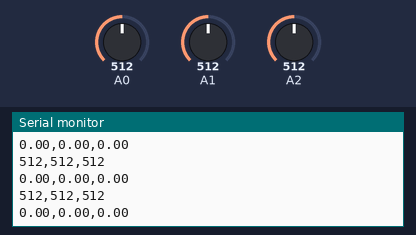
Bench run of a sketch on a simulated Arduino Leonardo, built with avr-gcc and run on an emulated ATmega32U4. Parts: the last lines printed to the serial monitor. The test bench sets the inputs (shaded band); at power-on: A0 = 512, A1 = 512, A2 = 512. USB keyboard and mouse output is not drawn.

Above: at 1.2 s.
1.3 s: A0 set to 716
At 1.8 s:
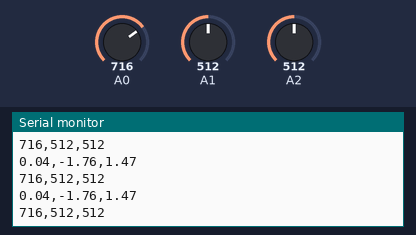
2.8 s: A1 set to 716
At 3.6 s:
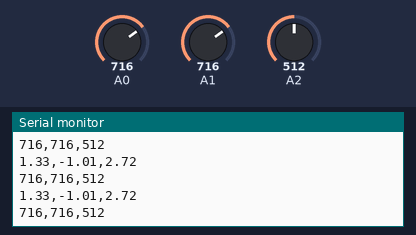
4.3 s: A2 set to 716
At 4.9 s:
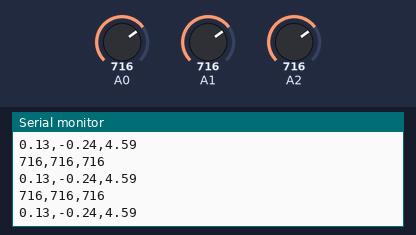
Timing chart, 0 to 5.1 s (numbered marks = the images above; inputs shaded):
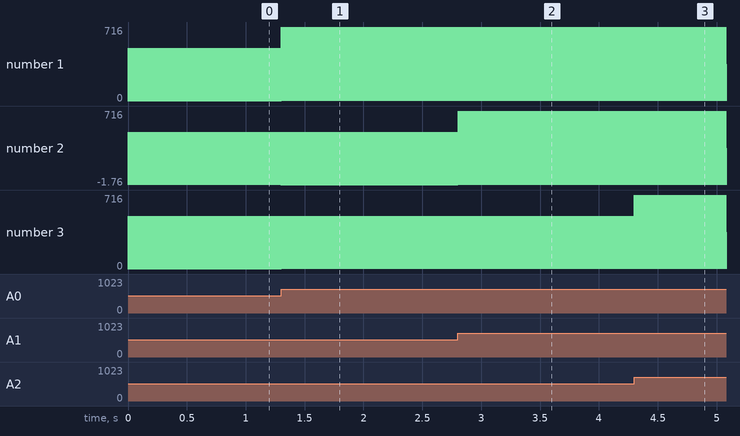

Measured:
- after the input at 1.3 s, the serial monitor: prints a new line at once (image 1)
- after the input at 2.8 s, the serial monitor: prints a new line at once (image 2)
- after the input at 4.3 s, the serial monitor: prints a new line at once (image 3)
- plotted number 1: 0 → 716 after the input at 1.3 s, 716 → 1.33 after the input at 2.8 s
- plotted number 2: 512 → -1.01 after the input at 2.8 s
- plotted number 3: 512 → 2.72 after the input at 2.8 s

The sketch:

Mouse_293.ino
```cpp
#include "Mouse.h"

int firstRead[3] = { 0, 0, 0 };
int sensorValue[3] = { 0, 0, 0 };
float sensorVolt[3] = { 0, 0, 0 };
float sensorMatrix[3][3] = { { 0.03954134, 1.2931306, -1.202932 }, { -1.7618718, 0.75279206, 0.7673338 }, { 1.4773297, 1.2495998, 1.878195 } };
float force[3] = { 0, 0, 0 };
int mousePressed = 0;

void setup() {
  // put your setup code here, to run once:
  Serial.begin(115200);
  Mouse.begin();
  firstRead[0] = analogRead(A0);
  firstRead[1] = analogRead(A1);
  firstRead[2] = analogRead(A2);
}

void loop() {
  // put your main code here, to run repeatedly:
  Serial.print(analogRead(A0));
  Serial.print(",");
  Serial.print(analogRead(A1));
  Serial.print(",");
  Serial.println(analogRead(A2));

  sensorValue[0] = analogRead(A0) - firstRead[0];
  sensorValue[1] = analogRead(A1) - firstRead[1];
  sensorValue[2] = analogRead(A2) - firstRead[2];

  sensorVolt[0] = sensorValue[0] * 5.0 / 1023;
  sensorVolt[1] = sensorValue[1] * 5.0 / 1023;
  sensorVolt[2] = sensorValue[2] * 5.0 / 1023;

  force[0] = sensorVolt[0] * sensorMatrix[0][0] + sensorVolt[1] * sensorMatrix[0][1] + sensorVolt[2] * sensorMatrix[0][2];
  force[1] = sensorVolt[0] * sensorMatrix[1][0] + sensorVolt[1] * sensorMatrix[1][1] + sensorVolt[2] * sensorMatrix[1][2];
  force[2] = sensorVolt[0] * sensorMatrix[2][0] + sensorVolt[1] * sensorMatrix[2][1] + sensorVolt[2] * sensorMatrix[2][2];

  Serial.print(force[0]);
  Serial.print(",");
  Serial.print(force[1]);
  Serial.print(",");
  Serial.println(force[2]);

  if (abs(force[0]) > 0.2 | abs(force[1]) > 0.2) {
    Mouse.move(force[1] * 10, force[0] * -10, 0);
  } else if (force[2] > 1.0 && mousePressed == 0) {
    Mouse.press();
    mousePressed = Mouse.isPressed();
  } else if (force[2] < 1.0 && mousePressed == 1) {
    Mouse.release();
    mousePressed = Mouse.isPressed();
  }
  delay(1);
}
```
